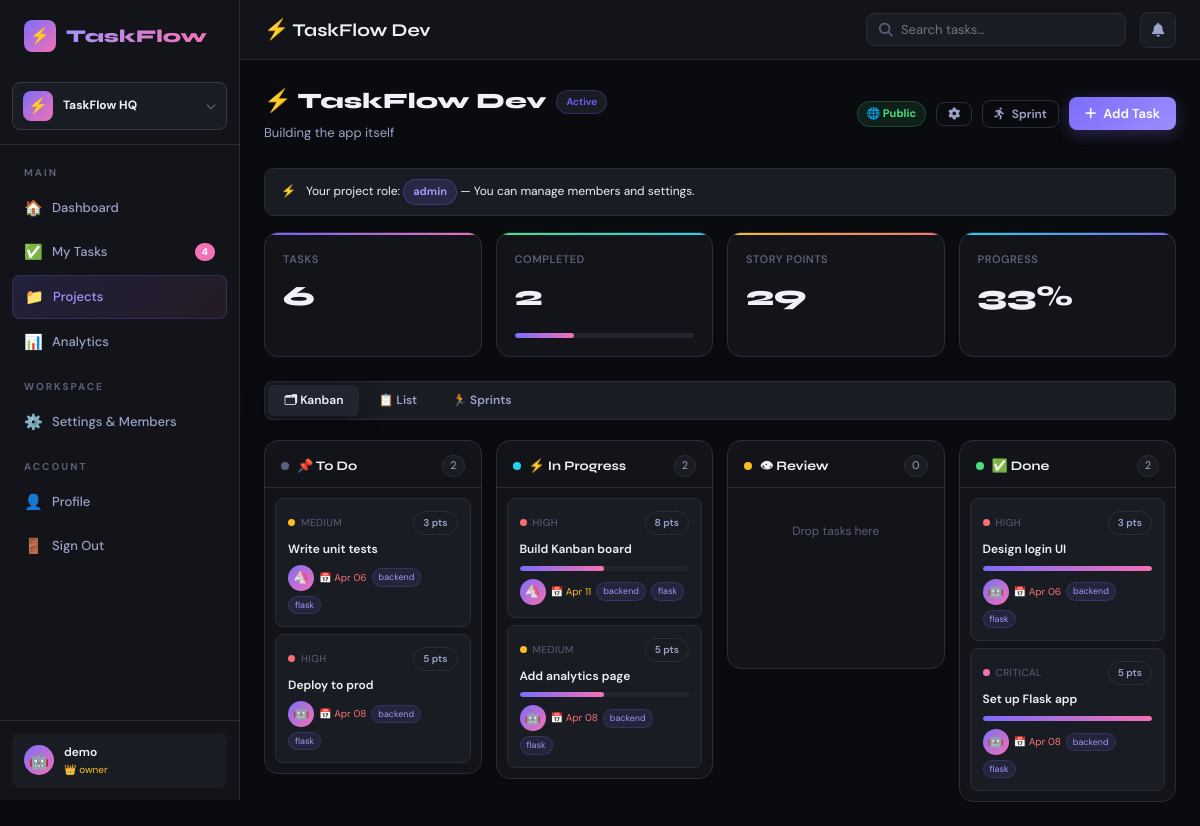
The page /projects/1 (signed in) on the database its author committed.
### taskflow 2/app.py (models this page shows)
class Workspace(db.Model):
    id          = db.Column(db.Integer, primary_key=True)
    name        = db.Column(db.String(120), nullable=False)
    slug        = db.Column(db.String(80), unique=True, nullable=False)
    description = db.Column(db.Text)
    avatar      = db.Column(db.String(4), default='🏢')
    plan        = db.Column(db.String(20), default='free')
    created     = db.Column(db.DateTime, default=datetime.utcnow)
    owner_id    = db.Column(db.Integer, db.ForeignKey('user.id'))
    members     = db.relationship('WorkspaceMember', backref='workspace', lazy=True, cascade='all,delete')
    projects    = db.relationship('Project', backref='workspace', lazy=True, cascade='all,delete')
    invites     = db.relationship('WorkspaceInvite', backref='workspace', lazy=True, cascade='all,delete')

class User(db.Model):
    id            = db.Column(db.Integer, primary_key=True)
    username      = db.Column(db.String(80), unique=True, nullable=False)
    email         = db.Column(db.String(120), unique=True, nullable=False)
    password      = db.Column(db.String(256), nullable=False)
    avatar        = db.Column(db.String(2), default='😎')
    role          = db.Column(db.String(20), default='member')
    created       = db.Column(db.DateTime, default=datetime.utcnow)
    active_ws_id  = db.Column(db.Integer, db.ForeignKey('workspace.id'), nullable=True)
    tasks         = db.relationship('Task', foreign_keys='Task.assignee_id', backref='assignee', lazy=True)
    created_tasks = db.relationship('Task', foreign_keys='Task.creator_id', backref='creator', lazy=True)
    notifications = db.relationship('Notification', backref='user', lazy=True)

class WorkspaceMember(db.Model):
    id           = db.Column(db.Integer, primary_key=True)
    workspace_id = db.Column(db.Integer, db.ForeignKey('workspace.id'), nullable=False)
    user_id      = db.Column(db.Integer, db.ForeignKey('user.id'), nullable=False)
    role         = db.Column(db.String(20), default='member')  # owner/admin/member/viewer
    joined       = db.Column(db.DateTime, default=datetime.utcnow)
    user         = db.relationship('User', backref='workspace_memberships')

class Project(db.Model):
    id           = db.Column(db.Integer, primary_key=True)
    name         = db.Column(db.String(120), nullable=False)
    description  = db.Column(db.Text)
    color        = db.Column(db.String(20), default='#6C63FF')
    emoji        = db.Column(db.String(4), default='📁')
    is_private   = db.Column(db.Boolean, default=False)
    created      = db.Column(db.DateTime, default=datetime.utcnow)
    owner_id     = db.Column(db.Integer, db.ForeignKey('user.id'))
    workspace_id = db.Column(db.Integer, db.ForeignKey('workspace.id'))
    owner        = db.relationship('User', backref='owned_projects')
    tasks        = db.relationship('Task', backref='project', lazy=True, cascade='all,delete')
    members      = db.relationship('ProjectMember', backref='project', lazy=True, cascade='all,delete')
    sprints      = db.relationship('Sprint', backref='project', lazy=True, cascade='all,delete')

class Task(db.Model):
    id           = db.Column(db.Integer, primary_key=True)
    title        = db.Column(db.String(200), nullable=False)
    description  = db.Column(db.Text)
    status       = db.Column(db.String(30), default='todo')
    priority     = db.Column(db.String(20), default='medium')
    deadline     = db.Column(db.DateTime)
    estimated_h  = db.Column(db.Float, default=0)
    logged_h     = db.Column(db.Float, default=0)
    progress     = db.Column(db.Integer, default=0)
    tags         = db.Column(db.String(300), default='')
    story_points = db.Column(db.Integer, default=1)
    created      = db.Column(db.DateTime, default=datetime.utcnow)
    updated      = db.Column(db.DateTime, default=datetime.utcnow, onupdate=datetime.utcnow)
    project_id   = db.Column(db.Integer, db.ForeignKey('project.id'))
    assignee_id  = db.Column(db.Integer, db.ForeignKey('user.id'))
    creator_id   = db.Column(db.Integer, db.ForeignKey('user.id'))
    comments     = db.relationship('Comment', backref='task', lazy=True, cascade='all,delete')
    activity     = db.relationship('Activity', backref='task', lazy=True, cascade='all,delete')
    subtasks     = db.relationship('Subtask', backref='task', lazy=True, cascade='all,delete')

### taskflow 2/app.py (the view)
@app.route('/projects/<int:pid>')
@login_required
def project_detail(pid):
    u = current_user(); p = Project.query.get_or_404(pid)
    if not user_can_see_project(p, u):
        flash('You do not have access to this project.', 'error')
        return redirect(url_for('projects'))
    ws = active_workspace()
    ws_users = ws_members_list(ws) if ws else []
    proj_member_ids = {pm.user_id for pm in p.members}
    kanban = {s: [t for t in p.tasks if t.status==s] for s in ['todo','in_progress','review','done']}
    return render_template('project.html', user=u, project=p, tasks=p.tasks, kanban=kanban,
                           proj_role=get_proj_role(p, u), ws_users=ws_users,
                           proj_member_ids=proj_member_ids, members=ws_users)

### taskflow 2/app.py (called while the page is built)
def login_required(f):
    @wraps(f)
    def decorated(*args, **kwargs):
        if 'user_id' not in session:
            return redirect(url_for('login'))
        return f(*args, **kwargs)
    return decorated

def current_user():
    if 'user_id' in session:
        return User.query.get(session['user_id'])
    return None

def active_workspace():
    u = current_user()
    if not u: return None
    if u.active_ws_id:
        ws = Workspace.query.get(u.active_ws_id)
        if ws: return ws
    ws = Workspace.query.filter_by(owner_id=u.id).first()
    if ws: u.active_ws_id = ws.id; db.session.commit()
    return ws

def get_ws_role(ws, user):
    m = WorkspaceMember.query.filter_by(workspace_id=ws.id, user_id=user.id).first()
    return m.role if m else None

def get_proj_role(project, user):
    if project.owner_id == user.id: return 'admin'
    m = ProjectMember.query.filter_by(project_id=project.id, user_id=user.id).first()
    return m.role if m else None

def user_can_see_project(project, user):
    ws = active_workspace()
    if not ws or not get_ws_role(ws, user): return False
    if project.workspace_id != ws.id: return False
    if project.owner_id == user.id: return True
    if not project.is_private: return True
    return get_proj_role(project, user) is not None

def ws_members_list(ws):
    return [wm.user for wm in ws.members]

### taskflow 2/templates/project.html (shortened to what this page needs)
{% extends 'base.html' %}
{% block topbar_title %}
<span style="font-size:20px;">{{ project.emoji }}</span> {{ project.name }}
{% endblock %}
{% block content %}
{% set redirect_to = 'project_' ~ project.id %}
{% set current_project = project %}
<div style="display:flex;align-items:center;justify-content:space-between;margin-bottom:24px;" class="fade-in">
  <div>
    <div style="display:flex;align-items:center;gap:10px;">
      <div style="font-family:var(--font);font-size:22px;font-weight:800;">{{ project.emoji }} {{ project.name }}</div>
      <span class="chip" style="border-color:{{ project.color }}44;color:{{ project.color }};">Active</span>
    </div>
    {% if project.description %}
    <div style="color:var(--text2);font-size:13px;margin-top:4px;">{{ project.description }}</div>
    {% endif %}
  </div>
  <div style="display:flex;gap:10px;align-items:center;">
    {% if project.is_private %}
    <span class="badge" style="background:rgba(251,191,36,0.12);color:var(--amber);border:1px solid rgba(251,191,36,0.3);">🔒 Private</span>
    {% else %}
    <span class="badge" style="background:rgba(74,222,128,0.1);color:var(--green);border:1px solid rgba(74,222,128,0.2);">🌐 Public</span>
    {% endif %}
    {% if proj_role == 'admin' %}
    <a href="/projects/{{ project.id }}/settings" class="btn btn-ghost btn-sm"><i class="fas fa-cog"></i></a>
    {% endif %}
    {% if proj_role == 'admin' %}
    <button class="btn btn-ghost btn-sm" onclick="openModal('new-sprint-modal')">
      <i class="fas fa-running"></i> Sprint
    </button>
    {% endif %}
    {% if can_write_ws and proj_role in ('admin','member') %}
    <button class="btn btn-primary" onclick="openModal('new-task-modal')">
      <i class="fas fa-plus"></i> Add Task
    </button>
    {% endif %}
  </div>
</div>
{% if proj_role %}
<div style="display:flex;align-items:center;gap:10px;background:var(--surface2);border:1px solid var(--border);border-radius:10px;padding:10px 16px;margin-bottom:16px;font-size:12px;">
  <span>{% if proj_role=='admin' %}⚡{% elif proj_role=='viewer' %}👁{% else %}👤{% endif %}</span>
  <span>Your project role: <span class="badge badge-{{ proj_role }}">{{ proj_role }}</span>
  {% if proj_role=='admin' %} — You can manage members and settings.{% endif %}
  </span>
</div>
{% endif %}
<div class="grid-4 fade-in-2" style="margin-bottom:24px;">
  {% set total = tasks|length %}
  {% set done = tasks|selectattr('status','equalto','done')|list|length %}
  {% set pct = ((done/total*100)|int) if total else 0 %}
  <div class="stat-card" style="--accent-color:linear-gradient(90deg,{{ project.color }},var(--pink))">
    <div class="stat-label">Tasks</div>
    <div class="stat-value">{{ total }}</div>
  </div>
  <div class="stat-card" style="--accent-color:linear-gradient(90deg,var(--green),#22d3ee)">
    <div class="stat-label">Completed</div>
    <div class="stat-value">{{ done }}</div>
    <div class="progress-bar" style="margin-top:8px;"><div class="progress-fill" style="width:{{ pct }}%"></div></div>
  </div>
  <div class="stat-card" style="--accent-color:linear-gradient(90deg,var(--amber),var(--red))">
    <div class="stat-label">Story Points</div>
    <div class="stat-value">{{ tasks|sum(attribute='story_points') }}</div>
  </div>
  <div class="stat-card" style="--accent-color:linear-gradient(90deg,var(--cyan),var(--accent))">
    <div class="stat-label">Progress</div>
    <div class="stat-value">{{ pct }}%</div>
  </div>
</div>
<div class="tabs fade-in-3" style="margin-bottom:20px;" id="project-tabs">
  <div class="tab active" onclick="switchTab('kanban')">🗂 Kanban</div>
  <div class="tab" onclick="switchTab('list')">📋 List</div>
  <div class="tab" onclick="switchTab('sprints')">🏃 Sprints</div>
</div>
<div class="tab-content active fade-in-4" id="tab-kanban">
  <div class="kanban-board" id="kanban-board">
    {% set col_config = [
      ('todo','📌 To Do','var(--text3)'),
      ('in_progress','⚡ In Progress','var(--cyan)'),
      ('review','👁 Review','var(--amber)'),
      ('done','✅ Done','var(--green)')
    ] %}
    {% for status, label, color in col_config %}
    <div class="kanban-col" data-status="{{ status }}">
      <div class="kanban-col-header">
        <div style="width:8px;height:8px;border-radius:50%;background:{{ color }};"></div>
        <div class="kanban-col-title">{{ label }}</div>
        <div class="kanban-count">{{ kanban[status]|length }}</div>
      </div>
      <div class="kanban-cards" id="col-{{ status }}"
           ondragover="event.preventDefault();this.classList.add('kanban-drop-target')"
           ondragleave="this.classList.remove('kanban-drop-target')"
           ondrop="drop(event,'{{ status }}')">
        {% for task in kanban[status] %}
        <div class="kanban-card" draggable="{% if can_write_ws and proj_role in ('admin','member') %}true{% else %}false{% endif %}" ondragstart="drag(event,{{ task.id }})"
             onclick="location.href='/tasks/{{ task.id }}'">
          <div style="display:flex;align-items:center;gap:6px;margin-bottom:6px;">
            <span class="p-dot {{ task.priority }}"></span>
            <span style="font-size:10px;color:var(--text3);text-transform:uppercase;letter-spacing:.5px;">{{ task.priority }}</span>
            {% if task.story_points %}
            <span class="chip" style="margin-left:auto;font-size:10px;">{{ task.story_points }} pts</span>
            {% endif %}
          </div>
          <div class="kanban-card-title">{{ task.title }}</div>
          {% if task.progress > 0 %}
          <div class="progress-bar" style="margin:8px 0;"><div class="progress-fill" style="width:{{ task.progress }}%"></div></div>
          {% endif %}
          <div class="kanban-card-meta">
            {% if task.assignee %}
            <div class="avatar-sm" title="{{ task.assignee.username }}">{{ task.assignee.avatar }}</div>
            {% endif %}
            {% if task.deadline %}
            <span class="kanban-card-deadline {% if task.deadline < now %}overdue{% elif (task.deadline - now).days < 3 %}soon{% endif %}">
              📅 {{ task.deadline.strftime('%b %d') }}
            </span>
            {% endif %}
            {% if task.tags %}
            {% for tag in task.tags.split(',') if tag.strip() %}
            <span class="tag" style="font-size:9px;padding:1px 6px;">{{ tag.strip() }}</span>
            {% endfor %}
            {% endif %}
          </div>
        </div>
        {% else %}
        <div style="text-align:center;padding:24px;color:var(--text3);font-size:12px;">Drop tasks here</div>
        {% endfor %}
      </div>
    </div>
    {% endfor %}
  </div>
</div>
{% endblock %}

### taskflow 2/templates/base.html (shortened to what this page needs)
<!DOCTYPE html>
<html lang="en">
<head>
<link rel="stylesheet" href="https://cdnjs.cloudflare.com/ajax/libs/font-awesome/6.4.0/css/all.min.css">
</head>
<body>
<div class="app-layout">
{% if session.user_id %}
<aside class="sidebar" id="sidebar">
  <div class="sidebar-logo">
    <div class="logo-icon">⚡</div>
    <span>TaskFlow</span>
  </div>
  {% if ws %}
  <div class="ws-switcher" onclick="document.getElementById('ws-dropdown').classList.toggle('open');event.stopPropagation();">
    <div class="ws-chip">
      <div class="ws-avatar">{{ ws.avatar }}</div>
      <div class="ws-name">{{ ws.name }}</div>
      <i class="fas fa-chevron-down" style="font-size:10px;color:var(--text3);"></i>
    </div>
  </div>
  {% endif %}
  <nav>
    <div class="sidebar-section">Main</div>
    <a href="/dashboard" class="nav-item {% if request.endpoint=='dashboard' %}active{% endif %}">
      <span class="icon">🏠</span> Dashboard
    </a>
    <a href="/tasks" class="nav-item {% if request.endpoint=='tasks' %}active{% endif %}">
      <span class="icon">✅</span> My Tasks
      {% if overdue_count %}<span class="nav-badge">{{ overdue_count }}</span>{% endif %}
    </a>
    <a href="/projects" class="nav-item {% if 'project' in request.endpoint %}active{% endif %}">
      <span class="icon">📁</span> Projects
    </a>
    <a href="/analytics" class="nav-item {% if request.endpoint=='analytics' %}active{% endif %}">
      <span class="icon">📊</span> Analytics
    </a>
    {% if ws %}
    <div class="sidebar-section">Workspace</div>
    <a href="/workspaces/{{ ws.id }}/settings" class="nav-item {% if request.endpoint=='workspace_settings' %}active{% endif %}">
      <span class="icon">⚙️</span> {% if can_admin_ws %}Settings & Members{% else %}View Members{% endif %}
    </a>
    {% endif %}
    <div class="sidebar-section">Account</div>
    <a href="/profile" class="nav-item {% if request.endpoint=='profile' %}active{% endif %}">
      <span class="icon">👤</span> Profile
    </a>
    <a href="/logout" class="nav-item"><span class="icon">🚪</span> Sign Out</a>
  </nav>
  <div class="sidebar-footer">
    <a href="/profile" class="user-chip">
      <div class="user-avatar">{{ user.avatar if user else '👤' }}</div>
      <div>
        <div class="user-name">{{ user.username if user else 'User' }}</div>
        <div class="user-role" style="display:flex;align-items:center;gap:4px;">{% if ws_role %}<span style="color:{% if ws_role=='owner' %}var(--amber){% elif ws_role=='admin' %}var(--accent2){% elif ws_role=='viewer' %}var(--text3){% else %}var(--cyan){% endif %};">{% if ws_role=='owner' %}👑{% elif ws_role=='admin' %}⚡{% elif ws_role=='viewer' %}👁{% else %}👤{% endif %} {{ ws_role }}</span>{% endif %}</div>
      </div>
    </a>
  </div>
</aside>
{% endif %}
<div class="main-content">
{% if session.user_id %}
<header class="topbar">
  <div class="topbar-title">{% block topbar_title %}{% endblock %}</div>
  <div style="position:relative;">
    <div class="search-box">
      <i class="fas fa-search"></i>
      <input type="text" id="search-input" placeholder="Search tasks…" autocomplete="off">
    </div>
  </div>
  <div style="position:relative;">
    <div class="notif-btn" id="notif-btn" onclick="toggleNotif()">
      <i class="fas fa-bell"></i>
    </div>
  </div>
</header>
{% endif %}
<div class="page-content">
{% block content %}{% endblock %}
</div>
</div>
</div>
</body>
</html>

### rows shown on the page
Workspace: avatar "⚡", name "TaskFlow HQ"
User: avatar "🤖", username "demo"
WorkspaceMember: role "owner"
Project: emoji "⚡", name "TaskFlow Dev", description "Building the app itself"
Task: priority "MEDIUM", story_points "3", title "Write unit tests", assignee.avatar "🦄", deadline "Apr 06", strip "backend" "flask"
Task: priority "HIGH", story_points "5", title "Deploy to prod", assignee.avatar "🤖", deadline "Apr 08", strip "backend" "flask"
Task: priority "HIGH", story_points "8", title "Build Kanban board", progress 50 (drawn), assignee.avatar "🦄", deadline "Apr 11", strip "backend" "flask"
Task: priority "MEDIUM", story_points "5", title "Add analytics page", progress 50 (drawn), assignee.avatar "🤖", deadline "Apr 08", strip "backend" "flask"
Task: priority "HIGH", story_points "3", title "Design login UI", progress 100 (drawn), assignee.avatar "🤖", deadline "Apr 06", strip "backend" "flask"
Task: priority "CRITICAL", story_points "5", title "Set up Flask app", progress 100 (drawn), assignee.avatar "🤖", deadline "Apr 08", strip "backend" "flask"

### other values the page prints
{{ overdue_count }} "4"
{{ proj_role }} "admin"
{{ total }} "6"
{{ done }} "2"
{{ tasks|sum(attribute='story_points') }} "29"
{{ pct }} "33"
{{ label }} "📌 To Do" "⚡ In Progress" "👁 Review" "✅ Done"
{{ kanban[status]|length }} "2" "2" "0" "2"
